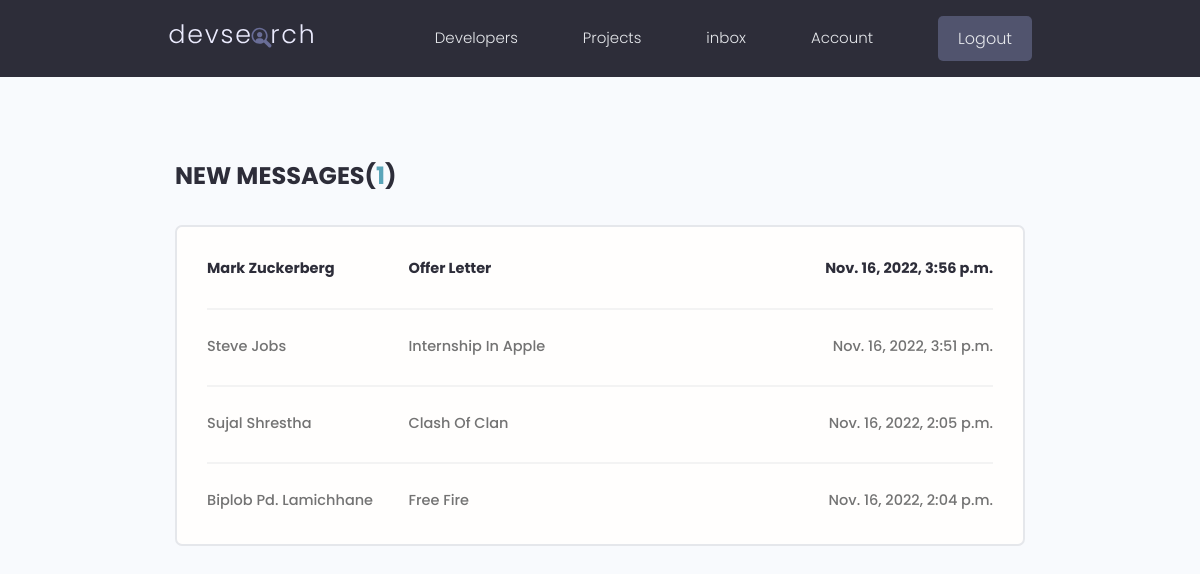
Screenshot of /inbox/ (signed in) with the database file from the repository.
### users/models.py (models this page shows, shortened)
class Message(models.Model):
    sender = models.ForeignKey(Profiles, on_delete=models.SET_NULL, null=True, blank=True)
    recipient = models.ForeignKey(Profiles, on_delete=models.SET_NULL, null=True, blank=True, related_name='messages')
    name = models.CharField(max_length=200, null=True, blank=True)
    email = models.EmailField(max_length=200, null=True, blank=True)
    subject = models.CharField(max_length=200, null=True, blank=True)
    body = models.TextField()
    is_read = models.BooleanField(default=False, null=True)
    created = models.DateTimeField(auto_now_add=True)
    id = models.UUIDField(default=uuid.uuid4, unique=True, editable=False, primary_key=True)
    class Meta:
        ordering = ['is_read', '-created']

### users/views.py (the view)
# urls.py: path('inbox/', views.inbox, name='inbox'),
@login_required(login_url='login')
def inbox(request):
    profile = request.user.profiles
    message_inbox = profile.messages.all()
    unreadCount = message_inbox.filter(is_read=False).count()
    context = {'message_inbox':message_inbox, 'unreadCount':unreadCount}
    return render(request, 'inbox.html', context)

### users/templates/inbox.html
{% extends 'main.html' %}
{% block content %}
  <main class="inbox my-xl">
    <div class="content-box">
      <h3 class="inbox__title">New Messages(<span>{{unreadCount}}</span>)</h3>
      <ul class="messages">
        {% for message in message_inbox %}
        {% if message.is_read == False %}
          <li class="message message--unread">
        {% else %}
          <li class="message">
        {% endif %}
          <a href="{% url 'message' message.id %}">
            <span class="message__author">{{message.name}}</span>
            <span class="message__subject">{{message.subject}}</span>
            <span class="message__date">{{message.created}}</span>
          </a>
        </li>
       {% endfor %}
      </ul>
    </div>
  </main>
{% endblock content %}

### static/styles/app.css (style rules this page uses)
:root { --color-sub: #2d2d39; }
.content-box { width: 95%; max-width: 85rem; margin: 0 auto; }
.inbox { height: 90vh; }
.inbox__title, .inbox__title span { font-size: 2.4rem; font-weight: 700; color: var(--color-sub); text-transform: uppercase; text-align: left; margin-bottom: 3rem; }
.inbox__title span { color: var(--color-main); }
.messages { list-style: none; background: var(--color-white); padding: 0.5rem 3rem; border: 2px solid var(--color-light); border-radius: 0.7rem; }
.message { padding: 2.5rem 0; }
.message > a span { font-size: 1.45rem; font-weight: 500; }
.message.message--unread a span { font-weight: 700; color: var(--color-sub); }
.message:not(:last-child) { border-bottom: 2px solid var(--color-white-light); }
.message > a { display: flex; gap: 1rem; }
.message__author, .message__date { flex-basis: 25%; }
.message__subject { flex-basis: 50%; }
.message__date { text-align: right; }

### static/uikit/styles/modules/_variables.css (style rules this page uses)
:root { --color-main: #5aa5b9; --color-main-light: #e6faff; --color-sub: #3f4156; --color-sub-light: #51546e; --color-sub-lighter: #ededfd; --color-text: #737373; --color-gray: #8b8b8b; --color-light: #e5e7eb; --color-light-gray: #767676; --color-bg: #f8fafd; --color-white: #fffefd; --color-white-light: #f3f3f3; --color-success: #359e64; --color-success-bg: #def8e8; --color-error: #fc4b0b; --color-error-bg: #fff2ee; --font-base: 'Poppins', arial, helvetica, 'Segoe UI', roboto, ubuntu, sans-serif; --font-monospace: 'Fira Code', 'Courier New', courier, monospace; --font-regular: 300; --font-medium: 500; --font-bold: 700; --generic-shadow: 1px 1px 5px #00000010; --generic-transition: all 0.3s ease-in-out; }

### static/uikit/styles/modules/_base.css (style rules this page uses)
* { margin: 0; padding: 0; box-sizing: border-box; text-rendering: optimizeLegibility; color: inherit; font-size: inherit; }
html { font-size: 50%; }
@media only screen and (min-width: 480px) { html { font-size: 56.25%; } }
@media only screen and (min-width: 1200px) { html { font-size: 62.5%; } }
body { line-height: 1.6; font-weight: 400; font-size: 1.5rem; color: var(--color-text); background-color: var(--color-bg); min-height: 100vh; }

### static/uikit/styles/modules/_typography.css (style rules this page uses)
* { font-family: var(--font-base); }
h3 { font-size: 3.2rem; font-weight: var(--font-medium); }
p, span, strong { font-size: 1.6rem; color: var(--color-text); font-weight: var(--font-regular); }
a { padding-bottom: 2px; text-decoration: none; display: inline-block; color: var(--color-main); font-weight: var(--font-medium); }

### static/uikit/styles/modules/_utilities.css (style rules this page uses)
.my-xl { margin: 8rem auto; }

### rows the page displays
Message: name "Mark Zuckerberg", subject "Offer Letter", created "Nov. 16, 2022, 3:56 p.m."
Message: name "Steve Jobs", subject "Internship In Apple", created "Nov. 16, 2022, 3:51 p.m."
Message: name "Sujal Shrestha", subject "Clash Of Clan", created "Nov. 16, 2022, 2:05 p.m."
Message: name "Biplob Pd. Lamichhane", subject "Free Fire", created "Nov. 16, 2022, 2:04 p.m."

### other values shown
{{ unreadCount }} "1"
